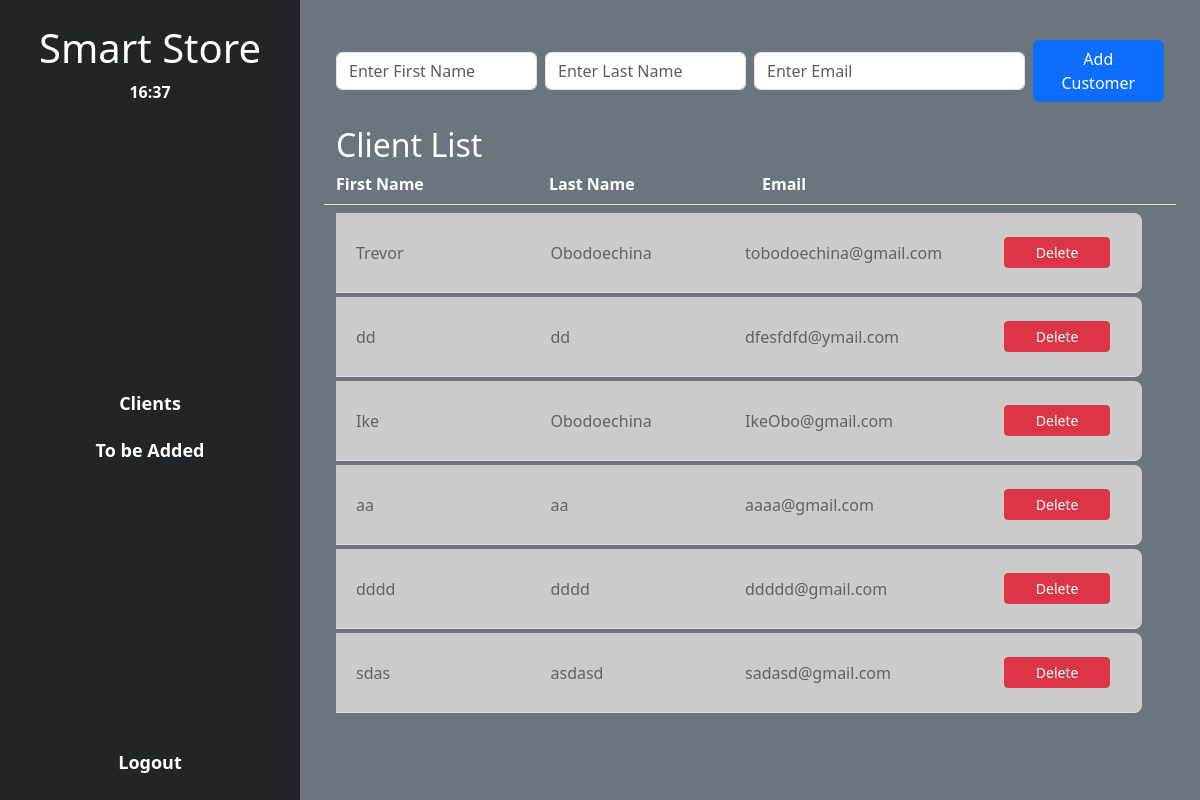
Before: / with the older database file.
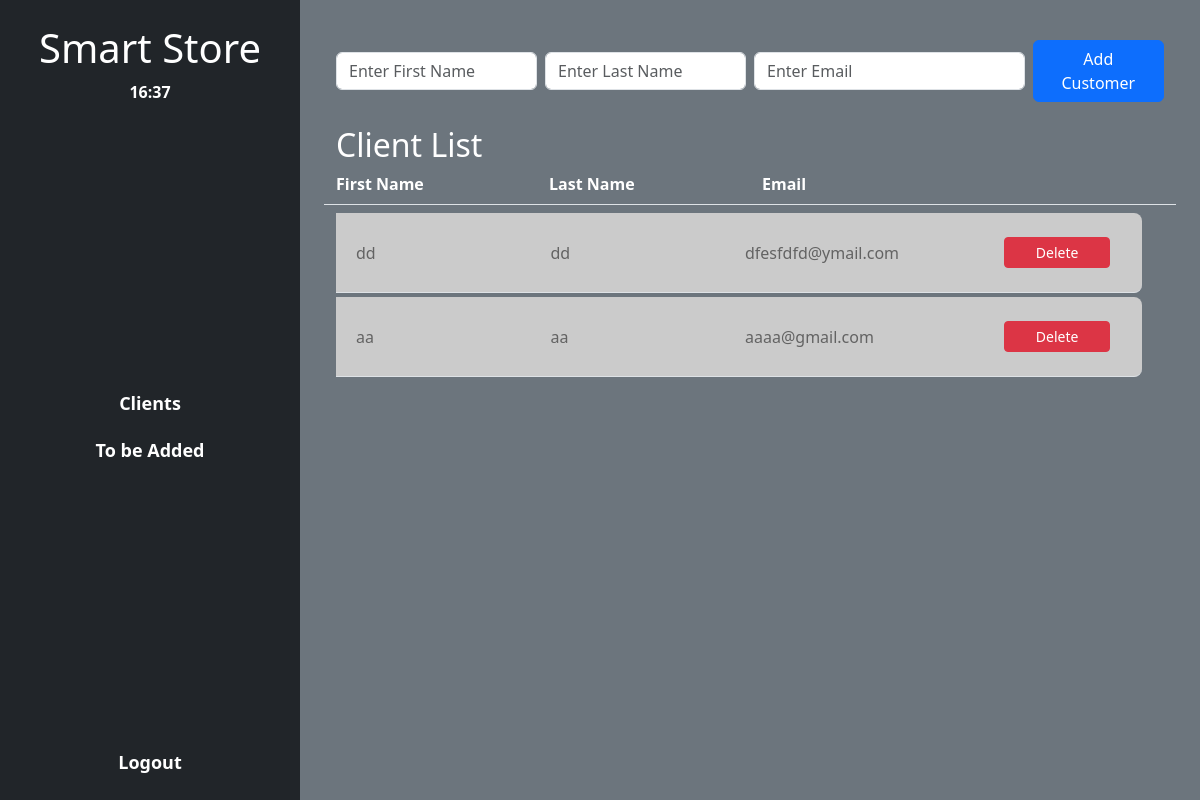
After: the same page with the newer database file.
### tables this page shows
CREATE TABLE customers (
        customer_id INTEGER PRIMARY KEY AUTOINCREMENT,
        first_name TEXT NOT NULL,
        last_name TEXT NOT NULL,
        email TEXT UNIQUE NOT NULL,
        date_created TIMESTAMP DEFAULT CURRENT_TIMESTAMP
    );

### app.py (the view)
@app.route("/", methods=["GET"])
def index():
    customers = db.get_customers()
    return render_template("index.html", customers=customers)

### db.py (called while the page is built)
def get_db():
    return sqlite3.connect(DB_NAME)

def get_customers():
    conn = get_db()
    c = conn.cursor()
    c.execute("SELECT * FROM customers")
    customers = c.fetchall()
    conn.close()
    return customers

### templates/index.html (shortened to what this page needs)
<!DOCTYPE html>
<html>
<head>
    <link rel="stylesheet"
        href="{{ url_for('static', filename='styles.css') }}">
    <link rel="stylesheet"
        href="https://cdn.jsdelivr.net/npm/bootstrap@5.3.2/dist/css/bootstrap.min.css">
</head>
<body class="container-fluid bg-dark text-white" style="margin:0; padding:0;">
    <div class="row vh-100" style="margin: 0;">
        <div
            class="col-3 d-flex flex-column justify-content-center p-4 bg-dark text-white">
            <div>
                <h1 class="mb-2 text-center">Smart Store</h1>
                <div id="clock" class="fw-bold text-center"></div>
            </div>
            <div class="d-flex flex-column align-items-center link-div"
                style="gap: 20px;">
                <a href="/" class="Sidebar fw-bold">Clients</a>
                <a href="#TOBEADDED" class="Sidebar fw-bold">To be Added</a>
            </div>
            <div class="d-flex flex-column align-items-center">
                <a id="logout" href="" class="Sidebar fw-bold">Logout</a>
            </div>
        </div>
        <div class="col-9 bg-secondary">
            <div class="w-100 p-4">
                <form method="POST" action="/add"
                    class="row g-2 mb-4 align-items-center mt-2">
                    <div class="col-3">
                        <input type="text" name="first_name"
                            class="form-control" placeholder="Enter First Name">
                    </div>
                    <div class="col-3">
                        <input type="text" name="last_name" class="form-control"
                            placeholder="Enter Last Name">
                    </div>
                    <div class="col-4">
                        <input type="text" name="email" class="form-control"
                            placeholder="Enter Email">
                    </div>
                    <div class="col-2">
                        <button id="add-client" type="submit"
                            class="btn btn-primary w-100">Add Customer</button>
                    </div>
                </form>
                <h2 class="text-white mb-2">Client List</h2>
                <div class="row fw-bold border-bottom pb-2 mb-1">
                    <div class="col-3">First Name</div>
                    <div class="col-3">Last Name</div>
                    <div class="col-4">Email</div>
                </div>
                <div class="customer-list-container">
                    {% for i in customers %}
                    <div
                        class="row align-items-center mb-1 mt-1 border-bottom Customer">
                        <div class="col-3">{{ i[1] }}</div>
                        <div class="col-3">{{ i[2] }}</div>
                        <div class="col-4">{{ i[3] }}</div>
                        <div class="col-2">
                            <a href="/delete/{{ i[0] }}"
                                class="btn btn-sm btn-danger w-100 mb-1 mt-1 h-100">Delete</a>
                        </div>
                    </div>
                    {% endfor %}
                </div>
            </div>
        </div>
</body>
</html>

### static/styles.css (style rules this page uses)
html, body { height: 100%; margin: 0; padding: 0; overflow-x: hidden; overflow-y: hidden; }
.Sidebar { font-size: 18px; text-decoration: none; color: white; will-change: background-color; transition: background-color 0.3s ease; width: 100%; text-align: center; border-radius: 8px; }
h1 { color: #007bff; }
.link-div { will-change: background-color; display: flex; flex-direction: column; align-items: center; justify-content: center; height: 100%; gap: 20px; }
#logout { bottom: 10px !important; height: 100%; }
.Customer { will-change: opacity, transform, background-color, color; transition: opacity 0.8s ease, transform 0.8s ease, background-color 0.3s ease; transform: translateY(-50px); opacity: 0; width: 100%; padding: 20px; border-radius: 8px; margin-bottom: 10px; background-color: rgb(203, 203, 203); color: rgb(99, 99, 99); }
.Customer.visible { opacity: 1; transform: translateY(0); }
.customer-list-container { max-height: 72vh; overflow-y: auto; padding-right: 10px; }

Changed rows visible on the page:
removed customers: first_name "Trevor", last_name "Obodoechina", email "tobodoechina@gmail.com"
removed customers: first_name "Ike", last_name "Obodoechina", email "IkeObo@gmail.com"
removed customers: first_name "dddd", last_name "dddd", email "ddddd@gmail.com"
removed customers: first_name "sdas", last_name "asdasd", email "sadasd@gmail.com"
